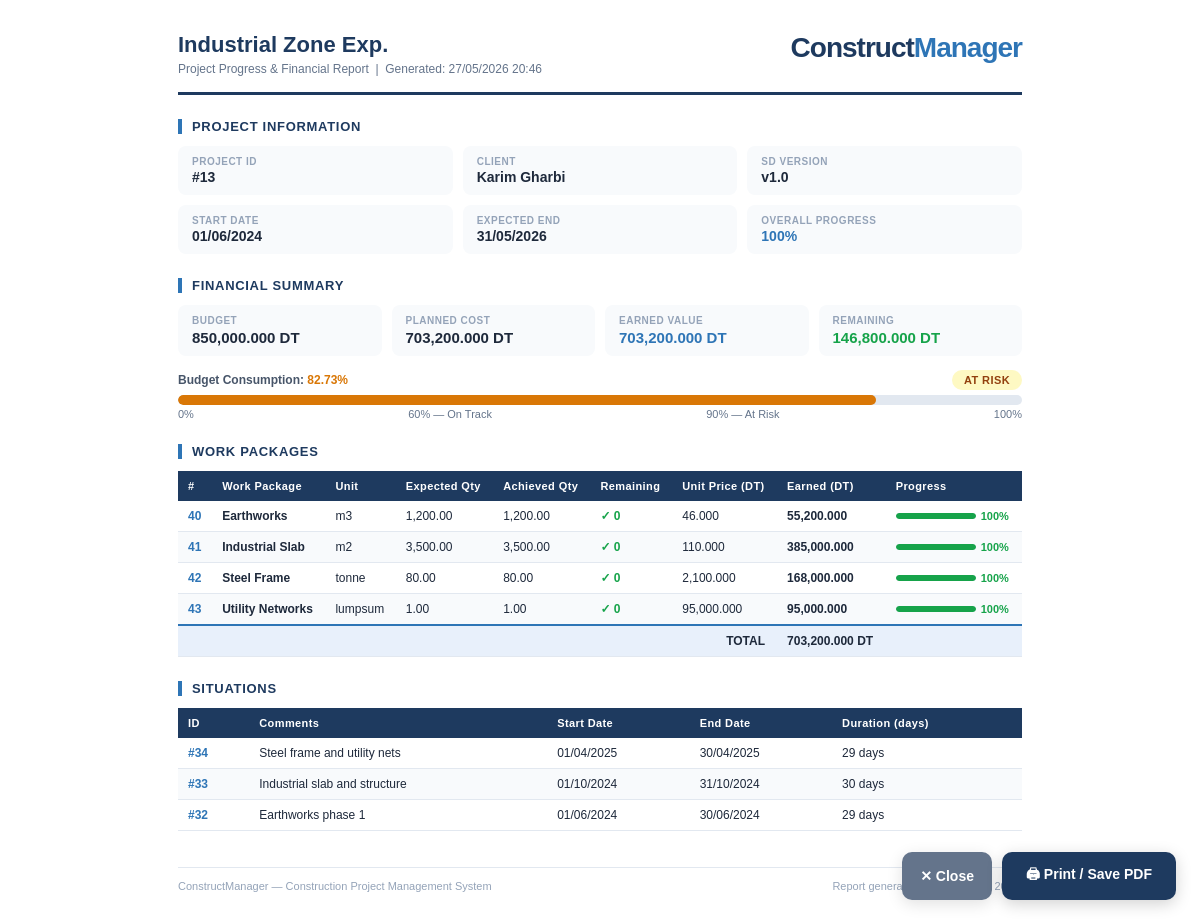
/index.php?controller=project&action=report&id=13 (signed in), run on the app's committed database.
### tables this page shows
CREATE TABLE Project (
    Project_id INT NOT NULL,
    Client_id INT NOT NULL,
    SD_id INT,
    Project_name VARCHAR(20),
    Budget DECIMAL(10,3),
    Project_start_date DATE,
    Project_expected_end_date DATE,
    PRIMARY KEY (Project_id),
    FOREIGN KEY (Client_id) REFERENCES Client(Client_id),
    FOREIGN KEY (SD_id) REFERENCES SD(SD_id)
);

CREATE TABLE Client (
    Client_id INT NOT NULL,
    First_name VARCHAR(20),
    Last_name VARCHAR(20),
    Address VARCHAR(30),
    PRIMARY KEY (Client_id)
);

CREATE TABLE SD (
    SD_id INT NOT NULL,
    date_creation DATE,
    Version VARCHAR(20),
    PRIMARY KEY (SD_id)
);

CREATE TABLE Work_P (
    WorkP_id INT NOT NULL,
    SD_id INT NOT NULL,
    WorkP_name VARCHAR(20),
    Expected_quantity INT,
    Measurment_unit VARCHAR(10),
    Unit_price DECIMAL(10,3),
    PRIMARY KEY (WorkP_id),
    FOREIGN KEY (SD_id) REFERENCES SD(SD_id)
);

CREATE TABLE Situation (
    Situation_id INT NOT NULL,
    Project_id INT NOT NULL,
    Comments VARCHAR(100),
    Start_date DATE,
    End_date DATE,
    PRIMARY KEY (Situation_id),
    FOREIGN KEY (Project_id) REFERENCES Project(Project_id)
);

### config/database.php (called while the page is built, shortened)
<?php
class Database {
    private $host = "localhost";
    private $db_name = "construction_management";
    private $username = "root";
    private $password = "";
    public function getConnection() {
        $this->conn = null;
        try {
            $this->conn = new PDO("mysql:host=" . $this->host . ";dbname=" . $this->db_name,
                                  $this->username, $this->password);
            $this->conn->setAttribute(PDO::ATTR_ERRMODE, PDO::ERRMODE_EXCEPTION);
            $this->conn->exec("set names utf8");
        } catch(PDOException $exception) {
            echo "Connection error: " . $exception->getMessage();
        }
        return $this->conn;
    }
}
?>

### models/Project.php (called while the page is built, shortened)
<?php
class Project {
    private $conn;
    private $table_name = "Project";
    public $Project_id;
    public function __construct($db) {
        $this->conn = $db;
    }
    public function readOne() {
        $query = "SELECT p.*, c.First_name, c.Last_name, c.Address, s.Version, s.date_creation
                  FROM " . $this->table_name . " p
                  LEFT JOIN Client c ON p.Client_id = c.Client_id
                  LEFT JOIN SD s ON p.SD_id = s.SD_id
                  WHERE p.Project_id = ? LIMIT 1";
        $stmt = $this->conn->prepare($query);
        $stmt->bindParam(1, $this->Project_id);
        $stmt->execute();
        $row = $stmt->fetch(PDO::FETCH_ASSOC);
        if($row) {
            return $row;
        }
        return false;
    }
public function getProjectProgress() {
        $query = "SELECT
                    COALESCE(AVG(CASE WHEN wp.Expected_quantity > 0
                        THEN (COALESCE(total_achieved.achieved, 0) / wp.Expected_quantity) * 100
                        ELSE 0 END), 0) as progress_percentage
                  FROM Project p
                  LEFT JOIN SD s ON p.SD_id = s.SD_id
                  LEFT JOIN Work_P wp ON s.SD_id = wp.SD_id
                  LEFT JOIN (
                      SELECT a.WorkP_id, MAX(a.Achieved_quantity) as achieved
                      FROM Achieve a
                      GROUP BY a.WorkP_id
                  ) total_achieved ON wp.WorkP_id = total_achieved.WorkP_id
                  WHERE p.Project_id = ?";
        $stmt = $this->conn->prepare($query);
        $stmt->bindParam(1, $this->Project_id);
        $stmt->execute();
        $row = $stmt->fetch(PDO::FETCH_ASSOC);
        return round($row['progress_percentage'] ?? 0, 2);
    }
public function getProjectWorks() {
        $query = "SELECT wp.*,
                         COALESCE(MAX(a.Achieved_quantity), 0) as total_achieved,
                         CASE WHEN wp.Expected_quantity > 0
                              THEN (COALESCE(MAX(a.Achieved_quantity), 0) / wp.Expected_quantity * 100)
                              ELSE 0 END as completion_rate
                  FROM Project p
                  JOIN SD s ON p.SD_id = s.SD_id
                  JOIN Work_P wp ON s.SD_id = wp.SD_id
                  LEFT JOIN Achieve a ON wp.WorkP_id = a.WorkP_id
                  WHERE p.Project_id = ?
                  GROUP BY wp.WorkP_id";
        $stmt = $this->conn->prepare($query);
$stmt->bindParam(1, $this->Project_id);
        $stmt->execute();
        return $stmt;
    }
    public function getFinancialDashboard($project_id = null) {
        $pid = $project_id ?? $this->Project_id;
        $query = "SELECT
                    COALESCE(p.Budget, 0) AS budget,
                    COALESCE(SUM(wp.Expected_quantity * wp.Unit_price), 0) AS planned_cost,
                    COALESCE(SUM(COALESCE(a_max.achieved, 0) * wp.Unit_price), 0) AS earned_value
                  FROM Project p
                  LEFT JOIN SD s ON p.SD_id = s.SD_id
                  LEFT JOIN Work_P wp ON s.SD_id = wp.SD_id
                  LEFT JOIN (
                      SELECT WorkP_id, MAX(Achieved_quantity) AS achieved
                      FROM Achieve
                      GROUP BY WorkP_id
                  ) a_max ON a_max.WorkP_id = wp.WorkP_id
                  WHERE p.Project_id = ?
                  GROUP BY p.Project_id, p.Budget";
        $stmt = $this->conn->prepare($query);
        $stmt->bindParam(1, $pid);
        $stmt->execute();
        $row = $stmt->fetch(PDO::FETCH_ASSOC) ?: [];
        $budget = (float)($row['budget'] ?? 0);
        $planned = (float)($row['planned_cost'] ?? 0);
        $earned = (float)($row['earned_value'] ?? 0);
        $remaining = $budget - $earned;
        $consumption = $budget > 0 ? round(($earned / $budget) * 100, 2) : 0.0;
        if ($consumption < 60) $status = 'ON TRACK';
        elseif ($consumption < 90) $status = 'AT RISK';
        else $status = 'OVER BUDGET';
        return [
            'budget' => $budget,
            'planned_cost' => $planned,
            'earned_value' => $earned,
            'remaining' => $remaining,
            'consumption' => $consumption,
            'status' => $status,
        ];
    }
}
?>

### models/Situation.php (called while the page is built, shortened)
<?php
class Situation {
    private $conn;
    private $table_name = "Situation";
    public $Project_id;
    public function __construct($db) {
        $this->conn = $db;
    }
    public function getSituationsByProject() {
        $query = "SELECT * FROM " . $this->table_name . "
                  WHERE Project_id = ?
                  ORDER BY Start_date DESC";
        $stmt = $this->conn->prepare($query);
        $stmt->bindParam(1, $this->Project_id);
        $stmt->execute();
        return $stmt;
    }
}
?>

### views/project-report.php (the view, shortened to what this page needs)
<?php
$cons      = (float)($financial['consumption'] ?? 0);
$bar_color = $cons < 60 ? '#16a34a' : ($cons < 90 ? '#d97706' : '#dc2626');
$status    = $financial['status'] ?? 'ON TRACK';
$sta_bg    = $cons < 60 ? '#dcfce7' : ($cons < 90 ? '#fef9c3' : '#fee2e2');
$sta_col   = $cons < 60 ? '#15803d' : ($cons < 90 ? '#92400e' : '#991b1b');
$generated = date('d/m/Y H:i');
?>
<!DOCTYPE html>
<html lang="en">
<head>
</head>
<body>
<div class="report">
  <div class="rpt-header">
    <div class="rpt-header-left">
      <h1><?php echo htmlspecialchars($project['Project_name']); ?></h1>
      <p>Project Progress &amp; Financial Report &nbsp;|&nbsp; Generated: <?php echo $generated; ?></p>
    </div>
    <div class="rpt-logo">Construct<span>Manager</span></div>
  </div>
  <div class="section-title">Project Information</div>
  <div class="info-grid">
    <div class="info-cell"><div class="lbl">Project ID</div><div class="val">#<?php echo $project['Project_id']; ?></div></div>
    <div class="info-cell"><div class="lbl">Client</div><div class="val"><?php echo htmlspecialchars($project['First_name'] . ' ' . $project['Last_name']); ?></div></div>
    <div class="info-cell"><div class="lbl">SD Version</div><div class="val"><?php echo htmlspecialchars($project['Version']); ?></div></div>
    <div class="info-cell"><div class="lbl">Start Date</div><div class="val"><?php echo date('d/m/Y', strtotime($project['Project_start_date'])); ?></div></div>
    <div class="info-cell"><div class="lbl">Expected End</div><div class="val"><?php echo date('d/m/Y', strtotime($project['Project_expected_end_date'])); ?></div></div>
    <div class="info-cell"><div class="lbl">Overall Progress</div><div class="val" style="color:#2e75b6"><?php echo $progress; ?>%</div></div>
  </div>
  <div class="section-title">Financial Summary</div>
  <div class="fin-grid">
    <div class="fin-cell">
      <div class="lbl">Budget</div>
      <div class="val" style="color:#1e293b"><?php echo number_format($financial['budget'],3); ?> DT</div>
    </div>
    <div class="fin-cell">
      <div class="lbl">Planned Cost</div>
      <div class="val" style="color:#1e293b"><?php echo number_format($financial['planned_cost'],3); ?> DT</div>
    </div>
    <div class="fin-cell">
      <div class="lbl">Earned Value</div>
      <div class="val" style="color:#2e75b6"><?php echo number_format($financial['earned_value'],3); ?> DT</div>
    </div>
    <div class="fin-cell">
      <div class="lbl">Remaining</div>
      <div class="val" style="color:<?php echo $financial['remaining'] < 0 ? '#dc2626' : '#16a34a'; ?>">
        <?php echo number_format($financial['remaining'],3); ?> DT
      </div>
    </div>
  </div>
  <div class="bar-wrap">
    <div style="display:flex;justify-content:space-between;align-items:center;margin-bottom:5px">
      <span style="font-size:12px;font-weight:700;color:#475569">Budget Consumption: <strong style="color:<?php echo $bar_color; ?>"><?php echo $cons; ?>%</strong></span>
      <span class="status-badge" style="background:<?php echo $sta_bg; ?>;color:<?php echo $sta_col; ?>"><?php echo $status; ?></span>
    </div>
    <div class="bar-track">
      <div class="bar-fill" style="width:<?php echo min($cons,100); ?>%;background:<?php echo $bar_color; ?>"></div>
    </div>
    <div class="bar-meta"><span>0%</span><span>60% — On Track</span><span>90% — At Risk</span><span>100%</span></div>
  </div>
  <div class="section-title">Work Packages</div>
  <table>
    <thead>
      <tr>
        <th>#</th>
        <th>Work Package</th>
        <th>Unit</th>
        <th>Expected Qty</th>
        <th>Achieved Qty</th>
        <th>Remaining</th>
        <th>Unit Price (DT)</th>
        <th>Earned (DT)</th>
        <th>Progress</th>
      </tr>
    </thead>
    <tbody>
    <?php
    $grand_earned = 0;
    foreach ($works as $w):
        $pct_w      = min((float)$w['completion_rate'], 100);
        $earned_w   = $w['total_achieved'] * $w['Unit_price'];
        $rem_w      = max(0, $w['Expected_quantity'] - $w['total_achieved']);
        $grand_earned  += $earned_w;
        $bc = $pct_w >= 75 ? '#16a34a' : ($pct_w >= 30 ? '#d97706' : '#dc2626');
    ?>
      <tr>
        <td style="font-weight:700;color:#2e75b6"><?php echo $w['WorkP_id']; ?></td>
        <td style="font-weight:600"><?php echo htmlspecialchars($w['WorkP_name']); ?></td>
        <td><?php echo htmlspecialchars($w['Measurment_unit']); ?></td>
        <td><?php echo number_format($w['Expected_quantity'],2); ?></td>
        <td><?php echo number_format($w['total_achieved'],2); ?></td>
        <td style="color:<?php echo $rem_w == 0 ? '#16a34a' : '#dc2626'; ?>;font-weight:700"><?php echo $rem_w == 0 ? '✓ 0' : number_format($rem_w,2); ?></td>
        <td><?php echo number_format($w['Unit_price'],3); ?></td>
        <td style="font-weight:700"><?php echo number_format($earned_w,3); ?></td>
        <td>
          <div style="display:flex;align-items:center;gap:5px">
            <div class="mini-track"><div class="mini-fill" style="width:<?php echo $pct_w; ?>%;background:<?php echo $bc; ?>"></div></div>
            <span style="font-size:11px;font-weight:700;color:<?php echo $bc; ?>"><?php echo round($pct_w,1); ?>%</span>
          </div>
        </td>
      </tr>
    <?php endforeach; ?>
      <tr class="total-row">
        <td colspan="7" style="text-align:right;padding-right:12px">TOTAL</td>
        <td><?php echo number_format($grand_earned,3); ?> DT</td>
        <td></td>
      </tr>
    </tbody>
  </table>
  <div class="section-title">Situations</div>
  <table>
    <thead>
      <tr>
        <th>ID</th>
        <th>Comments</th>
        <th>Start Date</th>
        <th>End Date</th>
        <th>Duration (days)</th>
      </tr>
    </thead>
    <tbody>
    <?php foreach($situations as $sit):
        $dur = (strtotime($sit['End_date']) - strtotime($sit['Start_date'])) / 86400;
    ?>
      <tr>
        <td style="font-weight:700;color:#2e75b6">#<?php echo $sit['Situation_id']; ?></td>
        <td><?php echo htmlspecialchars($sit['Comments']); ?></td>
        <td><?php echo date('d/m/Y', strtotime($sit['Start_date'])); ?></td>
        <td><?php echo date('d/m/Y', strtotime($sit['End_date'])); ?></td>
        <td><?php echo max(0, (int)$dur); ?> days</td>
      </tr>
    <?php endforeach; ?>
    </tbody>
  </table>
  <div class="rpt-footer">
    <span>ConstructManager — Construction Project Management System</span>
    <span>Report generated on <?php echo $generated; ?></span>
  </div>
</div>
<div class="print-bar">
  <button class="close-btn" onclick="window.close()">✕ Close</button>
  <button class="print-btn" onclick="window.print()">🖨 Print / Save PDF</button>
</div>
</body>
</html>

### data on the page
project: Project_name "Industrial Zone Exp.", Project_id "13", Client.Last_name "Karim Gharbi", SD.Version "v1.0", Project_start_date "01/06/2024", Project_expected_end_date "31/05/2026"
work_p: WorkP_id "40", WorkP_name "Earthworks", Measurment_unit "m3", Expected_quantity "1,200.00", total_achieved "1,200.00", shows "✓ 0", Unit_price "46.000", earned_w "55,200.000", pct_w "100"
work_p: WorkP_id "41", WorkP_name "Industrial Slab", Measurment_unit "m2", Expected_quantity "3,500.00", total_achieved "3,500.00", shows "✓ 0", Unit_price "110.000", earned_w "385,000.000", pct_w "100"
work_p: WorkP_id "42", WorkP_name "Steel Frame", Measurment_unit "tonne", Expected_quantity "80.00", total_achieved "80.00", shows "✓ 0", Unit_price "2,100.000", earned_w "168,000.000", pct_w "100"
work_p: WorkP_id "43", WorkP_name "Utility Networks", Measurment_unit "lumpsum", Expected_quantity "1.00", total_achieved "1.00", shows "✓ 0", Unit_price "95,000.000", earned_w "95,000.000", pct_w "100"
situation: Situation_id "34", Comments "Steel frame and utility nets", Start_date "01/04/2025", End_date "30/04/2025", max(0, (int)$dur) "29"
situation: Situation_id "33", Comments "Industrial slab and structure", Start_date "01/10/2024", End_date "31/10/2024", max(0, (int)$dur) "30"
situation: Situation_id "32", Comments "Earthworks phase 1", Start_date "01/06/2024", End_date "30/06/2024", max(0, (int)$dur) "29"

### other printed values
$progress "100"
$financial['budget'] "850,000.000"
$financial['planned_cost'] "703,200.000"
$financial['earned_value'] "703,200.000"
$financial['remaining'] "146,800.000"
$cons "82.73"
$status "AT RISK"
$grand_earned "703,200.000"
